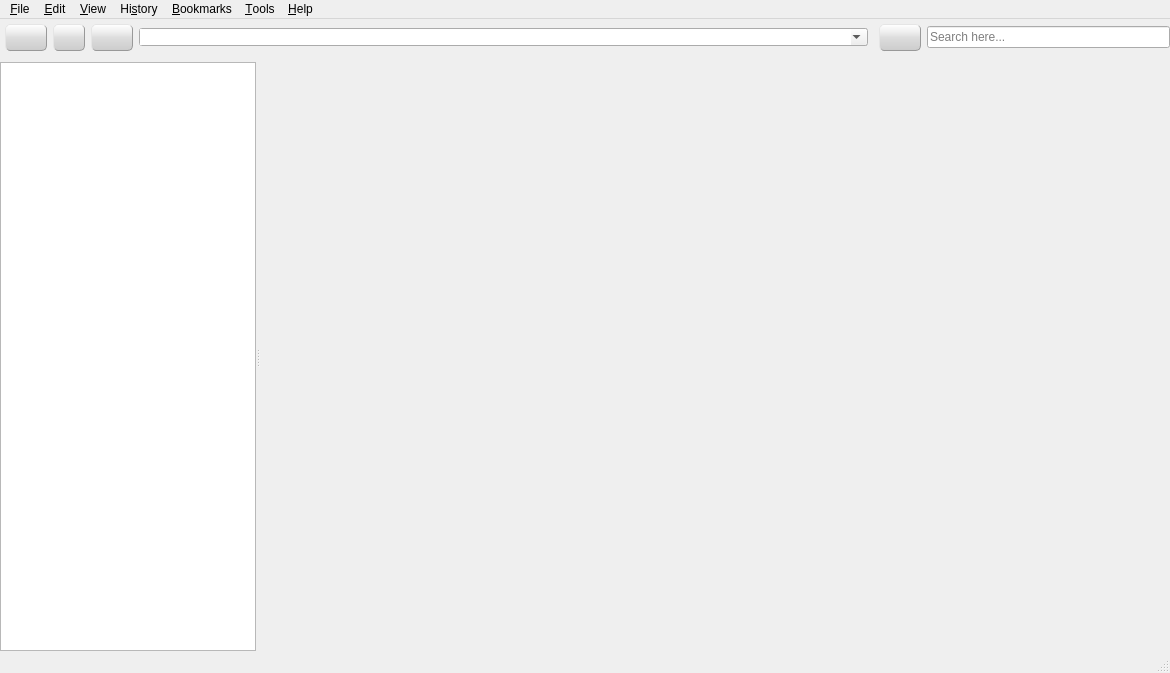
<?xml version="1.0" encoding="UTF-8"?>
<ui version="4.0">
 <class>MainWindow</class>
 <widget class="QMainWindow" name="MainWindow">
  <property name="geometry">
   <rect>
    <x>0</x>
    <y>0</y>
    <width>1170</width>
    <height>673</height>
   </rect>
  </property>
  <property name="sizePolicy">
   <sizepolicy hsizetype="Expanding" vsizetype="Expanding">
    <horstretch>0</horstretch>
    <verstretch>0</verstretch>
   </sizepolicy>
  </property>
  <property name="windowTitle">
   <string>WildFox</string>
  </property>
  <property name="windowIcon">
   <iconset resource="images.qrc">
    <normaloff>:/wildfox/icon</normaloff>:/wildfox/icon</iconset>
  </property>
  <property name="documentMode">
   <bool>true</bool>
  </property>
  <widget class="QWidget" name="centralWidget">
   <property name="sizePolicy">
    <sizepolicy hsizetype="Expanding" vsizetype="Expanding">
     <horstretch>0</horstretch>
     <verstretch>0</verstretch>
    </sizepolicy>
   </property>
   <property name="styleSheet">
    <string notr="true">* {
margin: 0px;
padding: 0px;
}

QPushButton {
border-radius: 5px;
background-color: QLinearGradient(x1: 0, y1: 0, x2: 0, y2: 1, stop: 0 #ffffff, stop: 0.3 #eeeeee, stop: 0.5 #dddddd, stop: 1 #cccccc);
border-width: 1px;
border-color: #999;
border-style: outset;
}

#backButton {
color: black;
/*border-radius: 20;*/
width: 40px;
height: 25px;
padding-right: 0px;
margin-right: 0px;
margin-left: 5px;
margin-top: 5px;
margin-bottom: 5px;
}

QPushButton:pressed {
	background-color: QLinearGradient(x1: 0, y1: 0, x2: 0, y2: 1, stop: 0 #ffffff, stop: 0.3 #eeeeee, stop: 0.5 #d0d0d0, stop: 1 #cccccc);
border-style: outset;
border-color: #eee;
}

#forwardButton {
height: 25px;
width: 30px;
margin-left: 0px;
padding-left: 0px;
}

#reloadButton {
height: 25px;
width: 40px;
}

#historyButton {
color: black;
/*border-radius: 20;*/
width: 40px;
height: 25px;
padding-right: 0px;
margin-right: 0px;
margin-left: 5px;
margin-top: 5px;
margin-bottom: 5px;
}

#addressBarGo {
height: 25px;
width: 25px;
margin-right: 5px;
}

#addressBar {
height: 20px;
}

#searchBar {
height: 20px;
}</string>
   </property>
   <layout class="QVBoxLayout" name="verticalLayout">
    <property name="leftMargin">
     <number>0</number>
    </property>
    <property name="topMargin">
     <number>0</number>
    </property>
    <property name="rightMargin">
     <number>0</number>
    </property>
    <property name="bottomMargin">
     <number>0</number>
    </property>
    <item>
     <layout class="QHBoxLayout" name="horizontalLayout">
      <item>
       <widget class="QPushButton" name="backButton">
        <property name="styleSheet">
         <string notr="true"/>
        </property>
        <property name="icon">
         <iconset resource="images.qrc">
          <normaloff>:/wildfox/img/go-previous.png</normaloff>:/wildfox/img/go-previous.png</iconset>
        </property>
        <property name="iconSize">
         <size>
          <width>24</width>
          <height>24</height>
         </size>
        </property>
       </widget>
      </item>
      <item>
       <widget class="QPushButton" name="forwardButton">
        <property name="text">
         <string/>
        </property>
        <property name="icon">
         <iconset resource="images.qrc">
          <normaloff>:/wildfox/img/go-next.png</normaloff>:/wildfox/img/go-next.png</iconset>
        </property>
        <property name="iconSize">
         <size>
          <width>24</width>
          <height>24</height>
         </size>
        </property>
       </widget>
      </item>
      <item>
       <widget class="QPushButton" name="reloadButton">
        <property name="text">
         <string/>
        </property>
        <property name="icon">
         <iconset resource="images.qrc">
          <normaloff>:/wildfox/img/view-refresh.png</normaloff>:/wildfox/img/view-refresh.png</iconset>
        </property>
        <property name="iconSize">
         <size>
          <width>20</width>
          <height>20</height>
         </size>
        </property>
        <property name="shortcut">
         <string>F5</string>
        </property>
        <property name="flat">
         <bool>false</bool>
        </property>
       </widget>
      </item>
      <item>
       <widget class="QComboBox" name="addressBar">
        <property name="sizePolicy">
         <sizepolicy hsizetype="Expanding" vsizetype="Fixed">
          <horstretch>3</horstretch>
          <verstretch>0</verstretch>
         </sizepolicy>
        </property>
        <property name="editable">
         <bool>true</bool>
        </property>
        <property name="insertPolicy">
         <enum>QComboBox::NoInsert</enum>
        </property>
        <property name="iconSize">
         <size>
          <width>32</width>
          <height>32</height>
         </size>
        </property>
       </widget>
      </item>
      <item>
       <widget class="QPushButton" name="historyButton">
        <property name="text">
         <string/>
        </property>
        <property name="icon">
         <iconset resource="images.qrc">
          <normaloff>:/wildfox/img/document-open-recent.png</normaloff>:/wildfox/img/document-open-recent.png</iconset>
        </property>
        <property name="iconSize">
         <size>
          <width>20</width>
          <height>20</height>
         </size>
        </property>
       </widget>
      </item>
      <item>
       <widget class="QLineEdit" name="searchBar">
        <property name="sizePolicy">
         <sizepolicy hsizetype="Expanding" vsizetype="Fixed">
          <horstretch>1</horstretch>
          <verstretch>0</verstretch>
         </sizepolicy>
        </property>
        <property name="minimumSize">
         <size>
          <width>0</width>
          <height>0</height>
         </size>
        </property>
        <property name="toolTip">
         <string>Search query</string>
        </property>
        <property name="placeholderText">
         <string>Search here...</string>
        </property>
       </widget>
      </item>
     </layout>
    </item>
    <item>
     <widget class="QSplitter" name="splitter">
      <property name="sizePolicy">
       <sizepolicy hsizetype="Expanding" vsizetype="Expanding">
        <horstretch>0</horstretch>
        <verstretch>0</verstretch>
       </sizepolicy>
      </property>
      <property name="orientation">
       <enum>Qt::Horizontal</enum>
      </property>
      <widget class="QTreeWidget" name="bookmarksTree">
       <property name="sizePolicy">
        <sizepolicy hsizetype="Minimum" vsizetype="Expanding">
         <horstretch>0</horstretch>
         <verstretch>0</verstretch>
        </sizepolicy>
       </property>
       <property name="minimumSize">
        <size>
         <width>150</width>
         <height>0</height>
        </size>
       </property>
       <property name="baseSize">
        <size>
         <width>150</width>
         <height>0</height>
        </size>
       </property>
       <property name="headerHidden">
        <bool>true</bool>
       </property>
       <column>
        <property name="text">
         <string notr="true">1</string>
        </property>
       </column>
      </widget>
      <widget class="QTabWidget" name="tabWidget">
       <property name="sizePolicy">
        <sizepolicy hsizetype="Expanding" vsizetype="Expanding">
         <horstretch>2</horstretch>
         <verstretch>1</verstretch>
        </sizepolicy>
       </property>
       <property name="minimumSize">
        <size>
         <width>200</width>
         <height>0</height>
        </size>
       </property>
       <property name="tabShape">
        <enum>QTabWidget::Rounded</enum>
       </property>
       <property name="currentIndex">
        <number>-1</number>
       </property>
       <property name="elideMode">
        <enum>Qt::ElideRight</enum>
       </property>
       <property name="documentMode">
        <bool>true</bool>
       </property>
       <property name="tabsClosable">
        <bool>true</bool>
       </property>
       <property name="movable">
        <bool>true</bool>
       </property>
      </widget>
     </widget>
    </item>
   </layout>
  </widget>
  <widget class="QMenuBar" name="menuBar">
   <property name="geometry">
    <rect>
     <x>0</x>
     <y>0</y>
     <width>1170</width>
     <height>21</height>
    </rect>
   </property>
   <widget class="QMenu" name="menuFile">
    <property name="title">
     <string>&amp;File</string>
    </property>
    <addaction name="actionNewTab"/>
    <addaction name="actionNew_File"/>
    <addaction name="actionOpen_File"/>
    <addaction name="separator"/>
    <addaction name="actionSave_Page_As"/>
    <addaction name="separator"/>
    <addaction name="actionQuit"/>
   </widget>
   <widget class="QMenu" name="menuEdit">
    <property name="title">
     <string>&amp;Edit</string>
    </property>
    <addaction name="actionUndo"/>
    <addaction name="actionRedo"/>
    <addaction name="separator"/>
    <addaction name="actionCut"/>
    <addaction name="actionCopy"/>
    <addaction name="actionPaste"/>
    <addaction name="actionDelete"/>
    <addaction name="separator"/>
    <addaction name="actionSelect_All"/>
    <addaction name="separator"/>
    <addaction name="actionFind"/>
   </widget>
   <widget class="QMenu" name="menuView">
    <property name="title">
     <string>&amp;View</string>
    </property>
    <widget class="QMenu" name="menuSidebars">
     <property name="title">
      <string>Sid&amp;ebars</string>
     </property>
     <addaction name="actionBookmarksSidebar"/>
    </widget>
    <addaction name="actionFull_Screen"/>
    <addaction name="menuSidebars"/>
   </widget>
   <widget class="QMenu" name="menuHistory">
    <property name="title">
     <string>Hi&amp;story</string>
    </property>
    <addaction name="actionShow_all_history"/>
    <addaction name="actionHistory_dialog"/>
    <addaction name="separator"/>
    <addaction name="actionRecently_closed_tabs"/>
    <addaction name="actionRecently_closed_Windows"/>
    <addaction name="separator"/>
   </widget>
   <widget class="QMenu" name="menuBookmarks">
    <property name="title">
     <string>&amp;Bookmarks</string>
    </property>
    <addaction name="actionBookmark_this_page"/>
    <addaction name="separator"/>
   </widget>
   <widget class="QMenu" name="menuTools">
    <property name="title">
     <string>&amp;Tools</string>
    </property>
    <addaction name="actionOptions"/>
   </widget>
   <widget class="QMenu" name="menuHelp">
    <property name="title">
     <string>&amp;Help</string>
    </property>
    <addaction name="actionAbout_WildFox"/>
   </widget>
   <addaction name="menuFile"/>
   <addaction name="menuEdit"/>
   <addaction name="menuView"/>
   <addaction name="menuHistory"/>
   <addaction name="menuBookmarks"/>
   <addaction name="menuTools"/>
   <addaction name="menuHelp"/>
  </widget>
  <widget class="QStatusBar" name="statusBar"/>
  <action name="actionNewTab">
   <property name="text">
    <string>New &amp;Tab</string>
   </property>
   <property name="shortcut">
    <string>Ctrl+T</string>
   </property>
  </action>
  <action name="actionQuit">
   <property name="text">
    <string>&amp;Quit</string>
   </property>
   <property name="shortcut">
    <string>Ctrl+Q</string>
   </property>
  </action>
  <action name="actionNew_File">
   <property name="text">
    <string>&amp;New Window</string>
   </property>
  </action>
  <action name="actionOpen_File">
   <property name="text">
    <string>&amp;Open File...</string>
   </property>
   <property name="shortcut">
    <string>Ctrl+O</string>
   </property>
  </action>
  <action name="actionSave_Page_As">
   <property name="text">
    <string>Save Page &amp;As...</string>
   </property>
   <property name="shortcut">
    <string>Ctrl+S</string>
   </property>
  </action>
  <action name="actionNavigateBack">
   <property name="text">
    <string>Back</string>
   </property>
   <property name="toolTip">
    <string>Previous Page</string>
   </property>
  </action>
  <action name="actionNavigateForward">
   <property name="text">
    <string>Forward</string>
   </property>
   <property name="toolTip">
    <string>Next Page</string>
   </property>
  </action>
  <action name="actionUndo">
   <property name="text">
    <string>&amp;Undo</string>
   </property>
   <property name="shortcut">
    <string>Ctrl+Z</string>
   </property>
  </action>
  <action name="actionRedo">
   <property name="text">
    <string>&amp;Redo</string>
   </property>
   <property name="shortcut">
    <string>Ctrl+Shift+Z</string>
   </property>
  </action>
  <action name="actionCut">
   <property name="text">
    <string>Cu&amp;t</string>
   </property>
   <property name="shortcut">
    <string>Ctrl+X</string>
   </property>
  </action>
  <action name="actionCopy">
   <property name="text">
    <string>&amp;Copy</string>
   </property>
   <property name="shortcut">
    <string>Ctrl+C</string>
   </property>
  </action>
  <action name="actionPaste">
   <property name="text">
    <string>&amp;Paste</string>
   </property>
   <property name="shortcut">
    <string>Ctrl+V</string>
   </property>
  </action>
  <action name="actionDelete">
   <property name="text">
    <string>&amp;Delete</string>
   </property>
   <property name="shortcut">
    <string>Del</string>
   </property>
  </action>
  <action name="actionSelect_All">
   <property name="text">
    <string>Select &amp;All</string>
   </property>
   <property name="shortcut">
    <string>Ctrl+A</string>
   </property>
  </action>
  <action name="actionFind">
   <property name="text">
    <string>&amp;Find</string>
   </property>
   <property name="shortcut">
    <string>Ctrl+F</string>
   </property>
  </action>
  <action name="actionFull_Screen">
   <property name="text">
    <string>&amp;Full Screen</string>
   </property>
   <property name="shortcut">
    <string>F11</string>
   </property>
  </action>
  <action name="actionShow_all_history">
   <property name="text">
    <string>Show all history</string>
   </property>
   <property name="shortcut">
    <string>Ctrl+Shift+H</string>
   </property>
  </action>
  <action name="actionRecently_closed_tabs">
   <property name="text">
    <string>Recently closed tabs</string>
   </property>
  </action>
  <action name="actionRecently_closed_Windows">
   <property name="text">
    <string>Recently closed windows</string>
   </property>
  </action>
  <action name="actionBookmark_this_page">
   <property name="text">
    <string>Bookmark this page</string>
   </property>
   <property name="shortcut">
    <string>Ctrl+D</string>
   </property>
  </action>
  <action name="actionOptions">
   <property name="text">
    <string>Options</string>
   </property>
  </action>
  <action name="actionAbout_WildFox">
   <property name="text">
    <string>&amp;About WildFox</string>
   </property>
  </action>
  <action name="actionClose_Tab">
   <property name="text">
    <string>Close Tab</string>
   </property>
   <property name="toolTip">
    <string>close tab</string>
   </property>
   <property name="shortcut">
    <string>Ctrl+W</string>
   </property>
  </action>
  <action name="actionReload">
   <property name="text">
    <string>Reload</string>
   </property>
   <property name="toolTip">
    <string>Reload page</string>
   </property>
   <property name="shortcut">
    <string>F5</string>
   </property>
  </action>
  <action name="actionStop">
   <property name="text">
    <string>stop</string>
   </property>
   <property name="toolTip">
    <string>Stop loading page.</string>
   </property>
   <property name="shortcut">
    <string>Esc</string>
   </property>
  </action>
  <action name="actionGo_to_address_bar">
   <property name="text">
    <string>Go to address bar</string>
   </property>
   <property name="toolTip">
    <string>Go to Address Bar</string>
   </property>
   <property name="shortcut">
    <string>F6</string>
   </property>
  </action>
  <action name="actionBookmarksSidebar">
   <property name="text">
    <string>Bookmarks</string>
   </property>
   <property name="shortcut">
    <string>Ctrl+B</string>
   </property>
  </action>
  <action name="actionHistory_dialog">
   <property name="text">
    <string>History dialog</string>
   </property>
   <property name="shortcut">
    <string>Ctrl+H</string>
   </property>
  </action>
  <action name="actionOpen_History_Tab">
   <property name="text">
    <string>Open History Tab</string>
   </property>
   <property name="shortcut">
    <string>Ctrl+G</string>
   </property>
  </action>
 </widget>
 <layoutdefault spacing="6" margin="11"/>
 <tabstops>
  <tabstop>backButton</tabstop>
  <tabstop>forwardButton</tabstop>
  <tabstop>reloadButton</tabstop>
  <tabstop>searchBar</tabstop>
  <tabstop>tabWidget</tabstop>
  <tabstop>bookmarksTree</tabstop>
 </tabstops>
 <resources>
  <include location="images.qrc"/>
 </resources>
 <connections/>
</ui>
